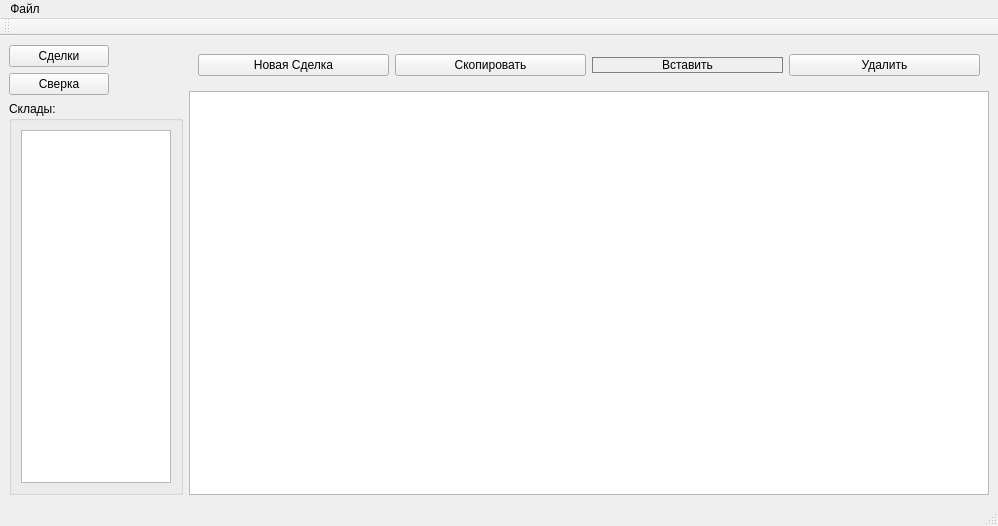
<?xml version="1.0" encoding="UTF-8"?>
<ui version="4.0">
 <class>MainWindow</class>
 <widget class="QMainWindow" name="MainWindow">
  <property name="geometry">
   <rect>
    <x>0</x>
    <y>0</y>
    <width>998</width>
    <height>526</height>
   </rect>
  </property>
  <property name="windowTitle">
   <string>MainWindow</string>
  </property>
  <widget class="QWidget" name="centralwidget">
   <layout class="QFormLayout" name="formLayout">
    <item row="0" column="0">
     <layout class="QVBoxLayout" name="verticalLayout">
      <item>
       <widget class="QPushButton" name="pushButton_deals">
        <property name="sizePolicy">
         <sizepolicy hsizetype="Fixed" vsizetype="Fixed">
          <horstretch>0</horstretch>
          <verstretch>0</verstretch>
         </sizepolicy>
        </property>
        <property name="maximumSize">
         <size>
          <width>100</width>
          <height>16777215</height>
         </size>
        </property>
        <property name="font">
         <font>
          <bold>false</bold>
         </font>
        </property>
        <property name="text">
         <string>Сделки</string>
        </property>
       </widget>
      </item>
      <item>
       <widget class="QPushButton" name="pushButton_3">
        <property name="sizePolicy">
         <sizepolicy hsizetype="Fixed" vsizetype="Fixed">
          <horstretch>0</horstretch>
          <verstretch>0</verstretch>
         </sizepolicy>
        </property>
        <property name="maximumSize">
         <size>
          <width>100</width>
          <height>16777215</height>
         </size>
        </property>
        <property name="text">
         <string>Сверка</string>
        </property>
       </widget>
      </item>
      <item>
       <widget class="QGroupBox" name="groupBox">
        <property name="title">
         <string>Склады:</string>
        </property>
        <layout class="QVBoxLayout" name="verticalLayout_3">
         <item>
          <widget class="QListWidget" name="listWidget">
           <property name="maximumSize">
            <size>
             <width>150</width>
             <height>16777215</height>
            </size>
           </property>
          </widget>
         </item>
        </layout>
       </widget>
      </item>
     </layout>
    </item>
    <item row="0" column="1">
     <layout class="QVBoxLayout" name="verticalLayout_2">
      <item>
       <widget class="QWidget" name="buttons_action" native="true">
        <layout class="QHBoxLayout" name="horizontalLayout">
         <item>
          <widget class="QPushButton" name="pushButton_new">
           <property name="text">
            <string>Новая Сделка</string>
           </property>
          </widget>
         </item>
         <item>
          <widget class="QPushButton" name="pushButton_copy">
           <property name="text">
            <string>Скопировать</string>
           </property>
          </widget>
         </item>
         <item>
          <widget class="QPushButton" name="pushButton_paste">
           <property name="styleSheet">
            <string notr="true">QPushButton {
	background-color: rgb (215,215,215);
	border: 1px solid gray;
}
QPushButton:pressed {
	background-color: qlineargradient (x1: 0, y1: 0, x2: 0, y2: 1,
                                 stop: 0 #BEBEBE, stop: 1 #D7D7D7);
}</string>
           </property>
           <property name="text">
            <string>Вставить</string>
           </property>
          </widget>
         </item>
         <item>
          <widget class="QPushButton" name="pushButton_delete">
           <property name="text">
            <string>Удалить</string>
           </property>
          </widget>
         </item>
        </layout>
       </widget>
      </item>
      <item>
       <widget class="QTableView" name="tableView">
        <property name="font">
         <font>
          <pointsize>7</pointsize>
         </font>
        </property>
       </widget>
      </item>
     </layout>
    </item>
   </layout>
  </widget>
  <widget class="QMenuBar" name="menubar">
   <property name="geometry">
    <rect>
     <x>0</x>
     <y>0</y>
     <width>998</width>
     <height>26</height>
    </rect>
   </property>
   <widget class="QMenu" name="menu">
    <property name="title">
     <string>Файл</string>
    </property>
    <addaction name="settings"/>
    <addaction name="separator"/>
    <addaction name="exit"/>
   </widget>
   <addaction name="menu"/>
  </widget>
  <widget class="QStatusBar" name="statusbar"/>
  <widget class="QToolBar" name="toolBar">
   <property name="windowTitle">
    <string>toolBar</string>
   </property>
   <attribute name="toolBarArea">
    <enum>TopToolBarArea</enum>
   </attribute>
   <attribute name="toolBarBreak">
    <bool>false</bool>
   </attribute>
  </widget>
  <action name="exit">
   <property name="text">
    <string>Выйти из программы</string>
   </property>
  </action>
  <action name="settings">
   <property name="text">
    <string>Настройки</string>
   </property>
  </action>
 </widget>
 <resources/>
 <connections/>
</ui>
